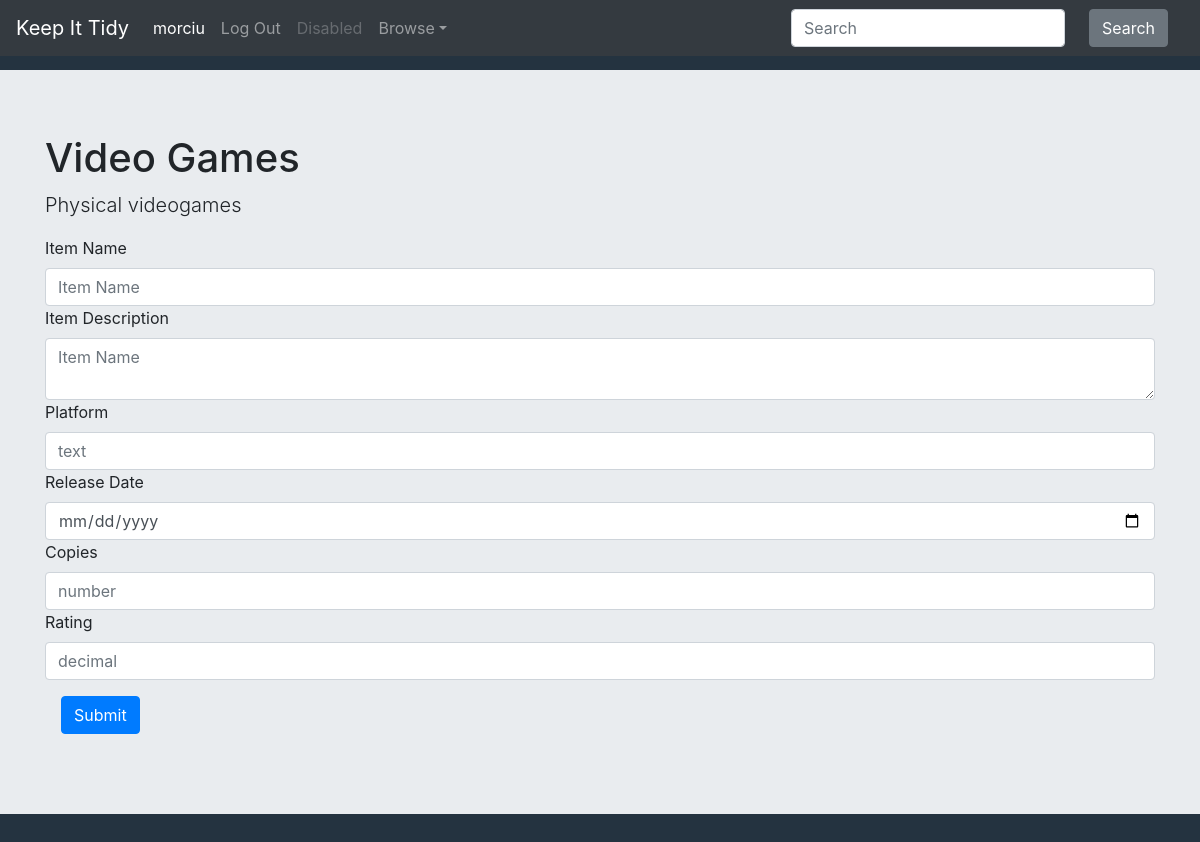
The app's page /add_item/2 (signed in) with its own data.
### KeepItTidy/models.py (models this page shows, shortened)
class User(AbstractUser):
	pass

class Collection(models.Model):
	user = models.ForeignKey(User, on_delete=models.CASCADE, related_name="collection")
	name = models.CharField(max_length=200)
	description = models.CharField(max_length=200)

class FieldNameTypePair(models.Model):
	dictionary = models.ForeignKey(FieldDict, on_delete=models.CASCADE, related_name="name_type_pair")
	field_name = models.CharField(max_length=200)
	field_type = models.CharField(max_length=200)

### KeepItTidy/views.py (the view)
# urls.py: path("add_item/<int:collection_id>", views.add_item, name="add_item"),
@login_required
def add_item(request, collection_id):
	current_user = request.user
	collection = Collection.objects.get(id=collection_id)
	field_dict = FieldDict.objects.get(collection=collection)
	fields = FieldNameTypePair.objects.filter(dictionary=field_dict)
	if request.method == "POST":
		item_name = request.POST["itemName"]
		if request.POST["itemDescription"]:
			item = Item(name=item_name, description=request.POST["itemDescription"], user=current_user, collection=collection)
		else:
			item = Item(name=item_name, user=current_user, collection=collection)
		item.save()
		posts = request.POST.items()
		for key, value in posts:
			field_name = key.split(" / ")[0]
			field_type = key.split(" / ")[-1]
			if field_type == "text":
				field_obj = TextField(name=field_name, collection=collection, item=item, text=value)
				field_obj.save()
			elif field_type == "boolean":
				if value == "true":
					field_obj = BooleanField(name=field_name, collection=collection, item=item, boolean=True)
				elif value == "false":
					field_obj = BooleanField(name=field_name, collection=collection, item=item, boolean=False)
				field_obj.save()
			elif field_type == "date":
				field_obj = DateField(name=field_name, collection=collection, item=item, date=datetime.strptime(value, "%Y-%m-%d"))
				print(value)
				field_obj.save()
			elif field_type == "number":
				field_obj = NumberField(name=field_name, collection=collection, item=item, number=int(value))
				field_obj.save()
			elif field_type == "decimal":
				field_obj = DecimalField(name=field_name, collection=collection, item=item, decimal=float(value))
				field_obj.save()
			'''elif request.FILES[key]:
				print("This is an image fool!")
				print(request.FILES)
				#field_obj = ImageField(name=field_name, collection=collection, item=item, image=request.FILES[field_name])
				#field_obj.save()'''
		if len(request.FILES) > 0:
			for i in request.FILES:
				file_name = i.split(" / ")[0]
				file_type = i.split(" / ")[-1]
				if file_type == "image":
					image = request.FILES[i]
					print("heck")
					field_obj = ImageField(name=file_name, collection=collection, item=item, image=image)
					field_obj.save()
		return render(request, 'keepittidy/add_item.html', {
			"user": current_user,
			"collection": collection,
			"fields": fields
			})
	else:
		return render(request, 'keepittidy/add_item.html', {
			"user": current_user,
			"collection": collection,
			"fields": fields
			})

### KeepItTidy/templates/keepittidy/add_item.html (shortened to what this page needs)
{% extends "keepittidy/layout.html" %}
{% load static %}
{% block body %}
<div id="collection" class="jumbotron jumbotron-fluid">
	<div class="container">
		<h1 class="display-5">{{ collection.name }}</h1>
		<p class="lead">{{ collection.description }}</p>
	</div>
	<div class="container">
		<form action="{% url 'add_item' collection.id %}" method="post" enctype="multipart/form-data">
			<label for=itemName>Item Name</label>
			<input type="text" class="form-control itemName" name="itemName" placeholder="Item Name" required="">
			<label for=itemDescription>Item Description</label>
			<textarea class="form-control itemDescription" name="itemDescription" placeholder="Item Name"></textarea>
			{% for field in fields %}
	        <label for="{{field.field_name}}">{{field.field_name}}</label>
	        {% if field.field_type == "text" %}
	        	<input type="text" class="form-control {{field.field_type}}" name="{{field.field_name}} / {{field.field_type}}" placeholder={{field.field_type}}>
	        {% elif field.field_type == "date" %}
	        	<input type="date" class="form-control {{field.field_type}}" name="{{field.field_name}} / {{field.field_type}}" placeholder={{field.field_type}} required="">
	        {% elif field.field_type == "number" %}
	        	<input type="number" step="any" class="form-control {{field.field_type}}" name="{{field.field_name}} / {{field.field_type}}" placeholder={{field.field_type}}>
	        {% elif field.field_type == "decimal" %}
	        	<input type="number" step=".01" class="form-control {{field.field_type}}" name="{{field.field_name}} / {{field.field_type}}" placeholder={{field.field_type}}>
	        {% elif field.field_type == "image" %}
	        	<input type="file", class="form-control {{field.field_type}}" name="{{field.field_name}} / {{field.field_type}}">
	        {% endif %}
		    {% endfor %}
		    <button type="submit" class="btn btn-primary">Submit</button>
		</form>
	</div>
</div>
{% endblock %}

### KeepItTidy/templates/keepittidy/layout.html (shortened to what this page needs)
{% load static %}
<!DOCTYPE html>
<html lang="en">
	<head>
		<link rel="stylesheet" href="https://cdn.jsdelivr.net/npm/bootstrap@4.6.0/dist/css/bootstrap.min.css">
		<link href="{% static 'KeepItTidy/styles.css' %}" rel="stylesheet">
	</head>
	<body>
		<nav class="navbar navbar-expand-md navbar-dark bg-dark fixed-top">
		  <a class="navbar-brand" href="#">Keep It Tidy</a>
		  {% if user.is_authenticated %}
		  <div class="navbar-collapse collapse" id="navbarsExampleDefault" style="">
		    <ul class="navbar-nav mr-auto">
		      <li class="nav-item active">
		        <a class="nav-link" href="{% url 'index' %}">{{user.username}}<span class="sr-only">(current)</span></a>
		      </li>
		      <li class="nav-item">
		        <a class="nav-link" href="{% url 'logout' %}">Log Out</a>
		      </li>
		      <li class="nav-item">
		        <a class="nav-link disabled" href="#" tabindex="-1" aria-disabled="true">Disabled</a>
		      </li>
		      <li class="nav-item dropdown" id="dropdown01">
		        <a class="nav-link dropdown-toggle" href="#" data-toggle="dropdown" aria-haspopup="true" aria-expanded="false">Browse</a>
		      </li>
		    </ul>
		    <form class="form-inline my-2 my-lg-0">
		      <input class="form-control mr-sm-2" type="text" placeholder="Search" aria-label="Search" name="search_text">
		      <button class="btn btn-secondary my-2 my-sm-0" id="search" type="submit">Search</button>
		    </form>
		  </div>
		  {% endif %}
		</nav>
	{% block body %}
	{% endblock %}
	</body>
</html>

### KeepItTidy/static/KeepItTidy/styles.css (style rules this page uses)
body { background-color: #243340; padding-top: 70px; }
.btn { margin: 1em; }

### records on screen
User: username "morciu"
Collection: name "Video Games", description "Physical videogames"
FieldNameTypePair: field_name "Platform", field_type "text"
FieldNameTypePair: field_name "Release Date"
FieldNameTypePair: field_name "Copies", field_type "number"
FieldNameTypePair: field_name "Rating", field_type "decimal"
